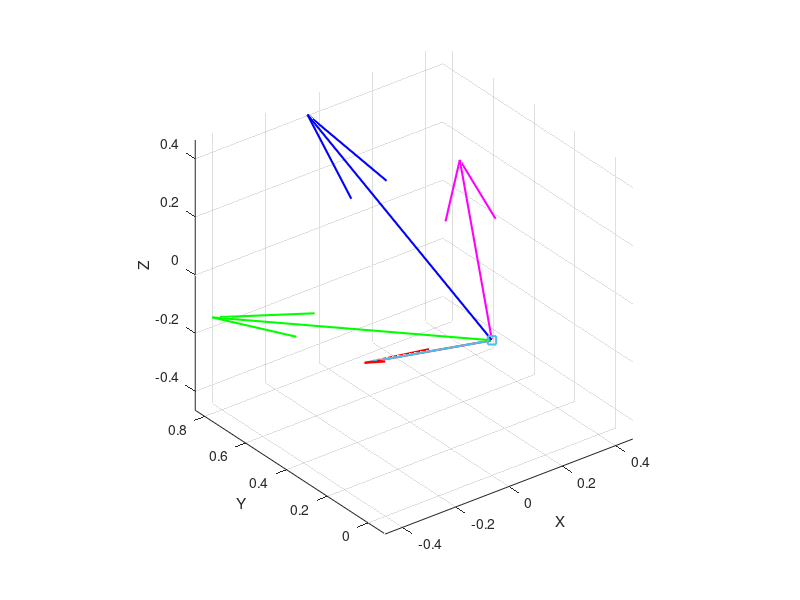

Source code (MATLAB):
% 定义四个法向量
a = [0.2251 1.6 -0.9743];   % 第一个法向量
b = [-0.9743 1.6 -0.2251];   % 第二个法向量
c = [-0.2251 1.6 0.9743];   % 第三个法向量
d = [0.9743 1.6 0.2251];  % 第四个法向量
e = [0.2251 1.6 -0.9743];

% 添加虚拟点
epsilon = 1e-6;
% 绘制y轴线条
plot3([0 0], [epsilon -epsilon], [0 0], 'k--', 'linewidth', 1.5);
hold on;

% 将法向量单位化
a = a/norm(a);
b = b/norm(b);
c = c/norm(c);
d = d/norm(d);
e = e/norm(e);

% 绘制箭头
quiver3(0, 0, 0, a(1), a(2), a(3), 'r', 'linewidth', 1.5);
quiver3(0, 0, 0, b(1), b(2), b(3), 'g', 'linewidth', 1.5);
quiver3(0, 0, 0, c(1), c(2), c(3), 'b', 'linewidth', 1.5);
quiver3(0, 0, 0, d(1), d(2), d(3), 'm', 'linewidth', 1.5);
quiver3(0, 0, 0, e(1), e(2), e(3), 's', 'linewidth', 1.5);

axis equal;
grid on;
xlabel('X');
ylabel('Y');
zlabel('Z');
